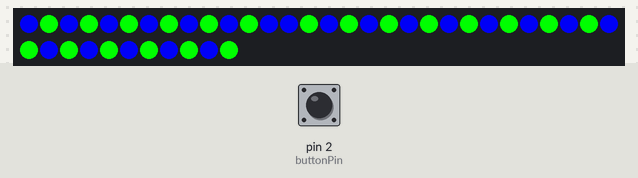
This sketch was run on a simulated Arduino Uno, built with avr-gcc and run on an emulated ATmega328P. Shown: 41 RGB LEDs in strip order, left to right, continuing on the next row. The inputs (shaded band) are chosen by the test bench; at power-on: pin 2 (buttonPin) HIGH.

Above: at 1.2 s.
1.3 s: pin 2 (buttonPin) pulled LOW for 0.15 s
At 1.73 s:
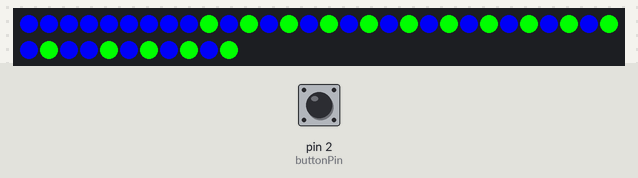
2.0 s: pin 2 (buttonPin) pulled LOW for 1 s
At 2.77 s:
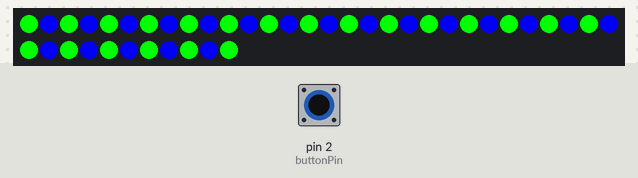
3.6 s: pin 2 (buttonPin) pulled LOW for 0.15 s
At 4.04 s:
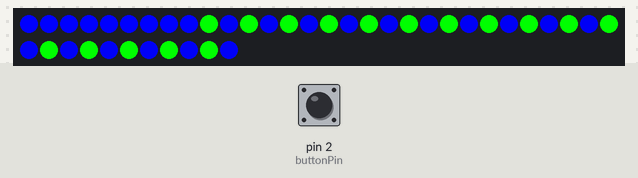
4.3 s: pin 2 (buttonPin) pulled LOW for 1 s
At 4.68 s:
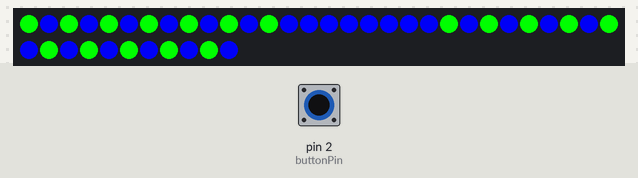
5.9 s: pin 2 (buttonPin) pulled LOW for 3.2 s
At 10.35 s:
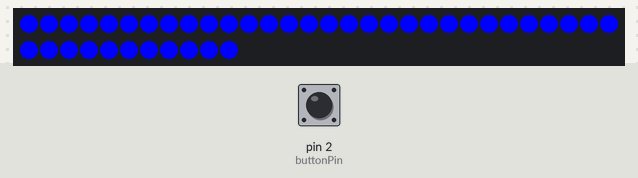
Timing chart, 0 to 11.8 s (numbered marks = the images above; inputs shaded):
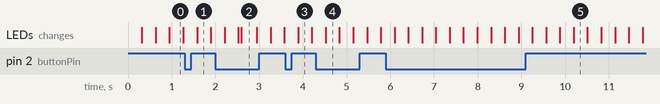

The sketch:

strip_button.ino
```cpp
#include <Adafruit_NeoPixel.h>

int buttonPin = 2;    // momentary push button on pin 0
int oldButtonVal = 0;
#define pixels 41
#define PIN 3    // Parameter 1 = number of pixels in strip

Adafruit_NeoPixel strip = Adafruit_NeoPixel(pixels, PIN, NEO_GRB + NEO_KHZ800);

int nPatterns = 2;
int lightPattern = 1;
uint16_t currentPixel = 0;// what pixel are we operating on
uint16_t led=0;

unsigned long previousmillis = 0;
unsigned long time = 35;
// the setup routine runs once when you press reset:
void setup() {
  strip.begin();
  strip.show();                // initialize all pixels to 'off'
  currentPixel=0;                           // initialize the BUTTON pin as an input
  pinMode(buttonPin, INPUT);
  digitalWrite(buttonPin, HIGH);  // button pin is HIGH, so it drops to 0 if pressed
}


void pattern1() {

  strip.setPixelColor(currentPixel,0,255,0);
  strip.show();
  currentPixel++;
  if(currentPixel == pixels){
    currentPixel = 0;

  }
  strip.setPixelColor(currentPixel,0,0,225);
  strip.show();
  currentPixel++;
  if(currentPixel == pixels){
    currentPixel = 0;
  }
  led=0;
}


// Pattern 2 - Red light, all LEDs in the strip are red
void pattern2() {
  strip.setPixelColor(led,0,0,255);
  strip.show();
  led++;
  if(led == pixels){
    led = 0;
    for (int i = 0; i < pixels; i++)  // clear the strip
    {
      strip.setPixelColor(i,0,255,0);
    }
  }
  currentPixel=0;
}


// the loop routine runs over and over again forever;
void loop() {
  // read that state of the pushbutton value;
  int buttonVal = digitalRead(buttonPin);
  if (buttonVal == LOW && oldButtonVal == HIGH) {// button has just been pressed
    lightPattern = lightPattern + 1;
  }
  if (lightPattern > nPatterns) lightPattern = 1;
  oldButtonVal = buttonVal;

  switch(lightPattern) {
  case 1:
    if ((unsigned long)(millis() - previousmillis) >= time) {
      previousmillis = millis();
      pattern1();
      break;
  case 2:
      if ((unsigned long)(millis() - previousmillis) >= time) {
        previousmillis = millis();
        pattern2();
        break;

      }
    }
  }
}
```
